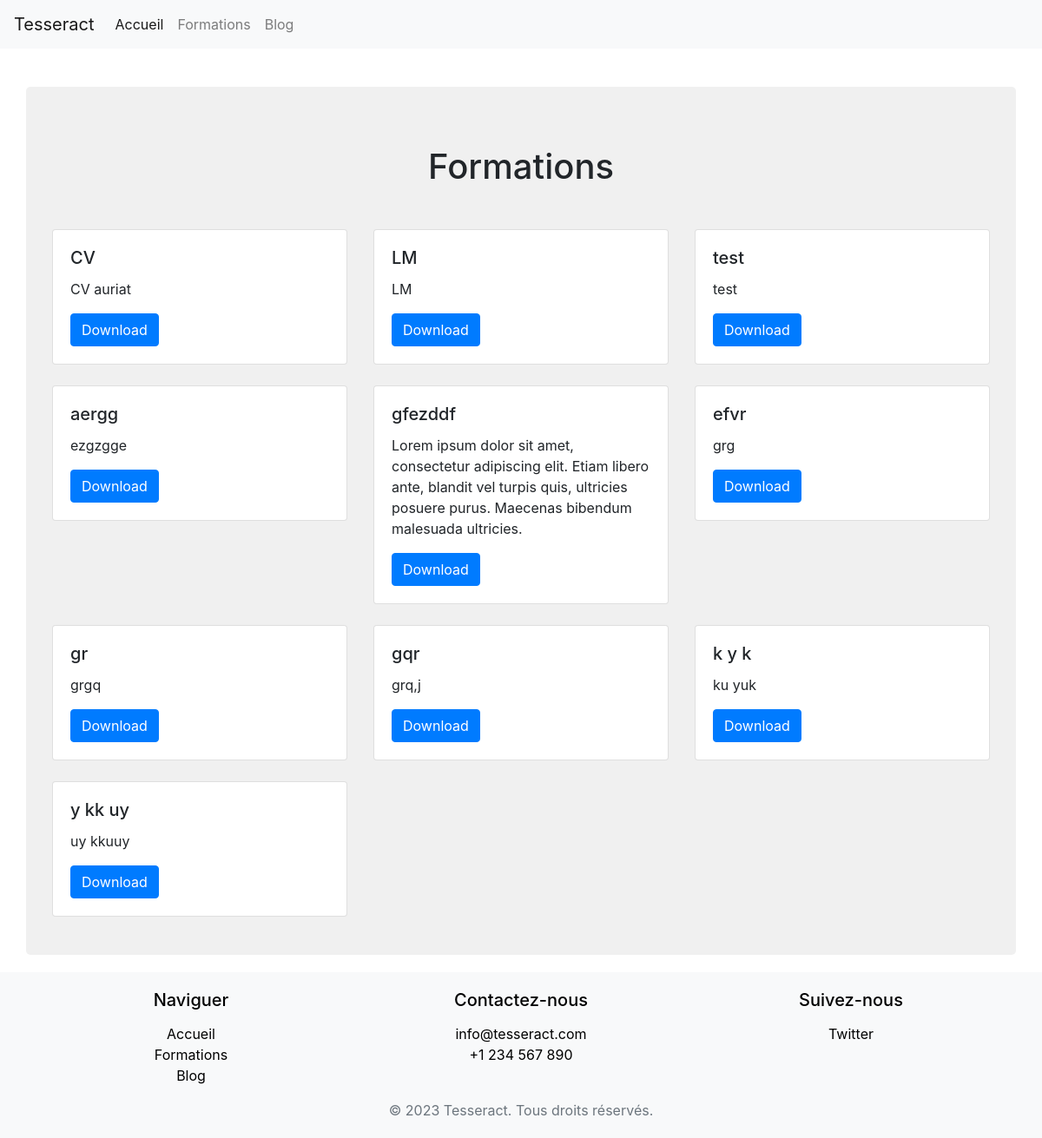
Page /formations/ on the committed database.
### formations/models.py (models this page shows, shortened)
class Formation(models.Model):
    title = models.CharField(max_length=200)
    description = models.TextField()
    pdf_file = models.FileField(upload_to='pdfs/', null=True, blank=True)
    def get_pdf_url(self):
        return reverse('formation_pdf', args=[str(self.id)])

### formations/views.py (the view)
# urls.py: path('formations/', views.formation, name='formations'),
def formation(request):
    formations = Formation.objects.all()
    return render(request, 'formations/formations.html', {'formations': formations})

### formations/templates/formations/formations.html (shortened to what this page needs)
{% load static %}
<html xmlns:https="http://www.w3.org/1999/xhtml">
<head>
    <link rel="stylesheet" type="text/css" href="{% static 'home/styles.css' %}">
    <link rel="stylesheet" href="https://stackpath.bootstrapcdn.com/bootstrap/4.3.1/css/bootstrap.min.css">
</head>
<body>
    {% include 'navbar.html' %}
    <div class="container content-background">
        <div class="container mt-5">
            <h1 class="text-center mb-5">Formations</h1>
            <div class="row">
                {% for formation in formations %}
                    <div class="col-md-4 mb-4">
                        <div class="card">
                            <div class="card-body">
                                <h5 class="card-title">{{ formation.title }}</h5>
                                <p class="card-text">{{ formation.description }}</p>
                                <a href="{{ formation.get_pdf_url }}" class="btn btn-primary">Download</a>
                            </div>
                        </div>
                    </div>
                {% endfor %}
            </div>
        </div>
    </div>
    {% include 'footer.html' %}
</body>
</html>

### home/static/home/styles.css (style rules this page uses)
.content-background { background-color: #f0f0f0; padding: 20px; margin-bottom: 20px; border-radius: 5px; }

### rows in the picture
Formation: title "CV", description "CV auriat"
Formation: title "LM", description "LM"
Formation: title "test", description "test"
Formation: title "aergg", description "ezgzgge"
Formation: title "gfezddf", description "Lorem ipsum dolor sit amet, consectetur adipiscing elit. Etiam libero ante, blandit vel turpis quis, ultricies posuere purus. Maecenas bibendum malesuada ultricies."
Formation: title "efvr", description "grg"
Formation: title "gr", description "grgq"
Formation: title "gqr", description "grq,j"
Formation: title "k y k", description "ku yuk"
Formation: title "y kk uy", description "uy kkuuy"
